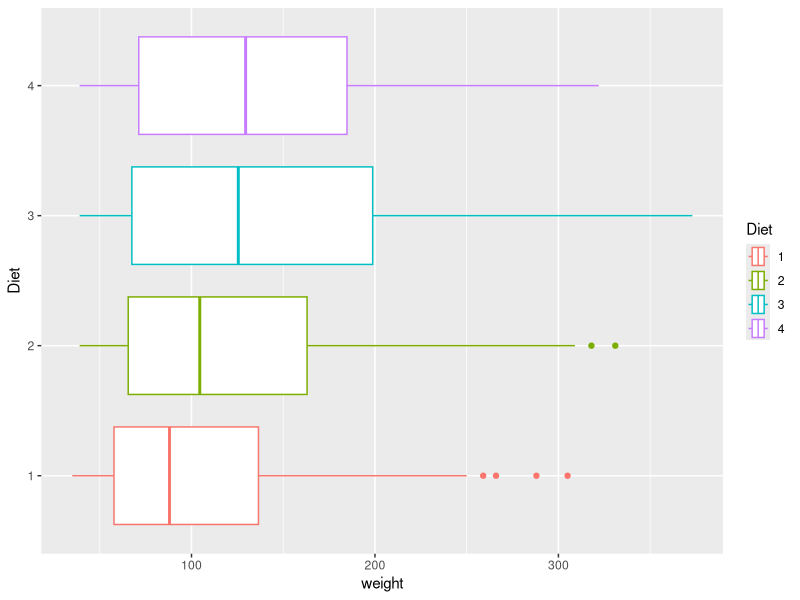
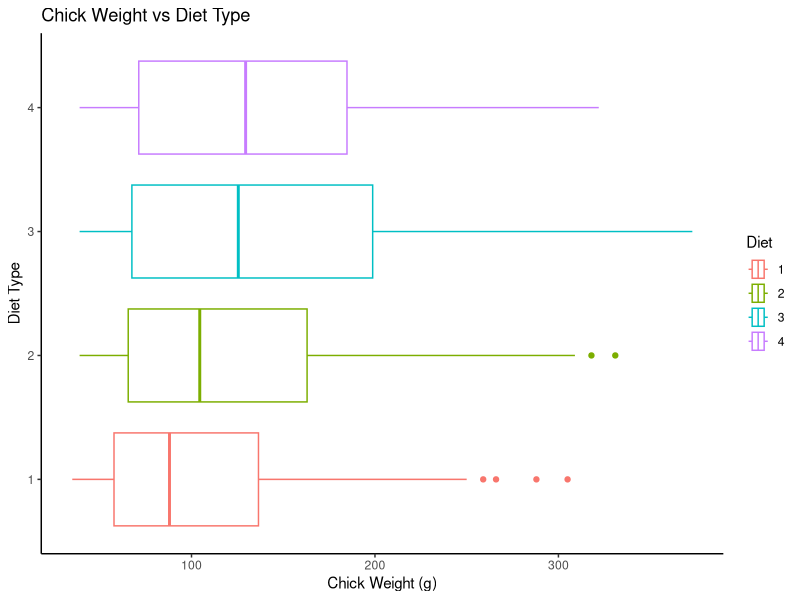
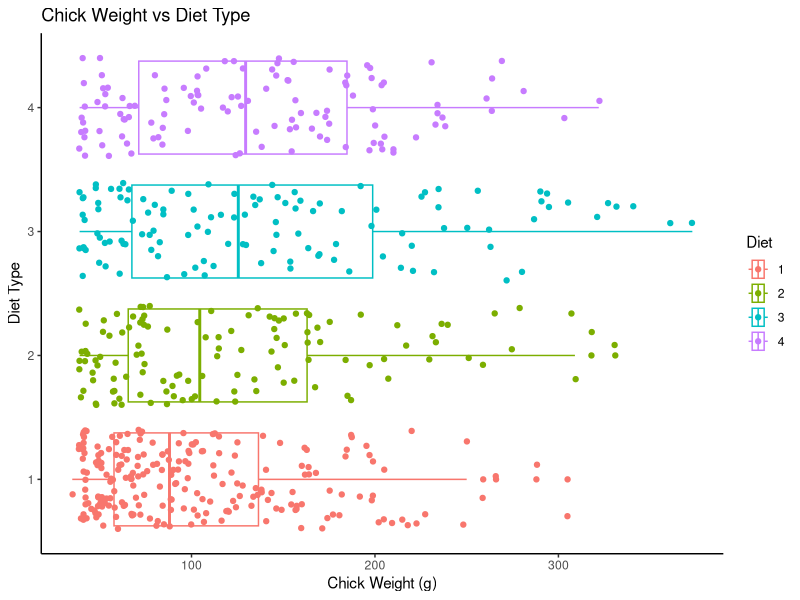
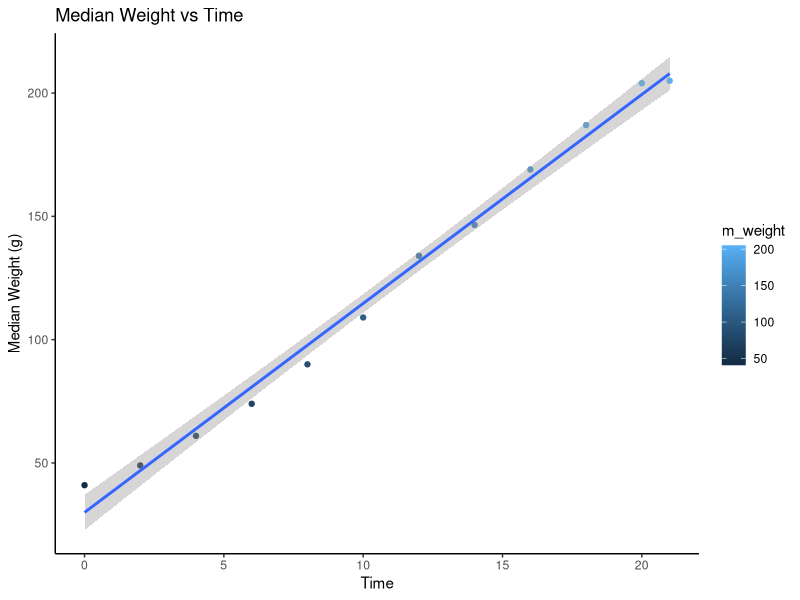
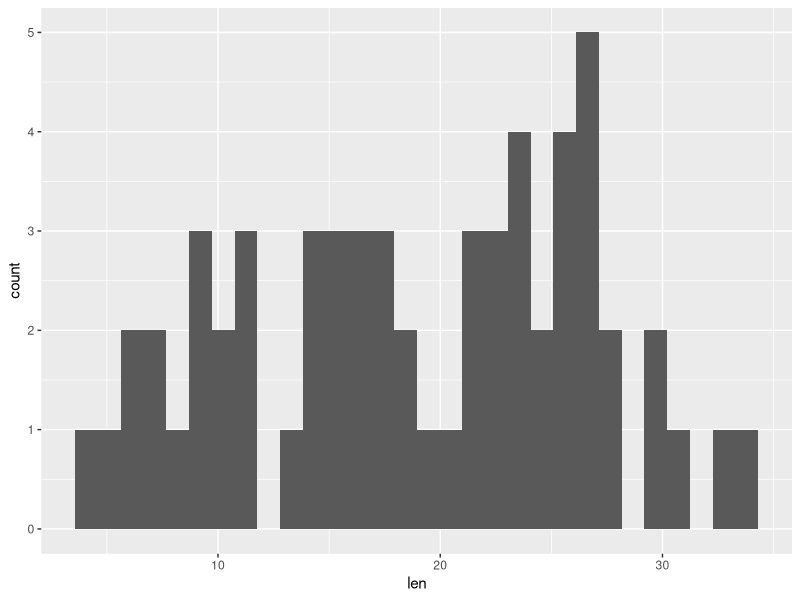
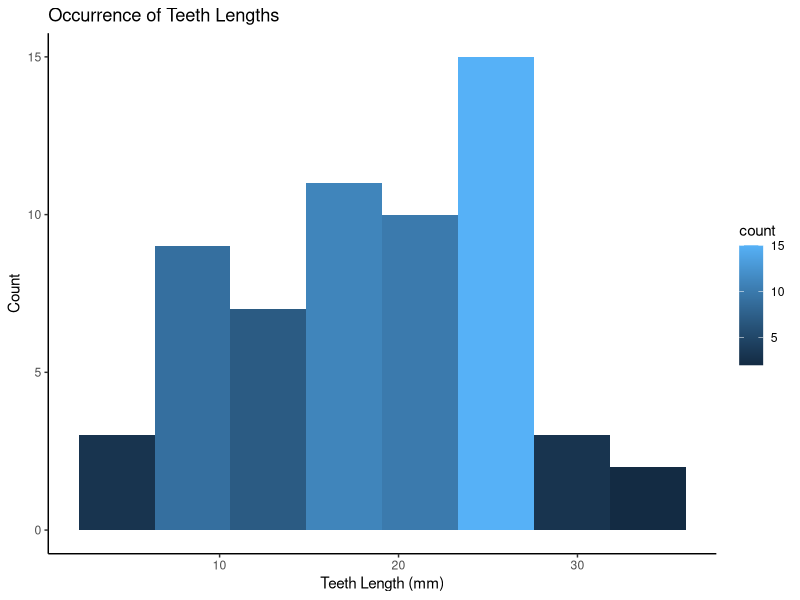
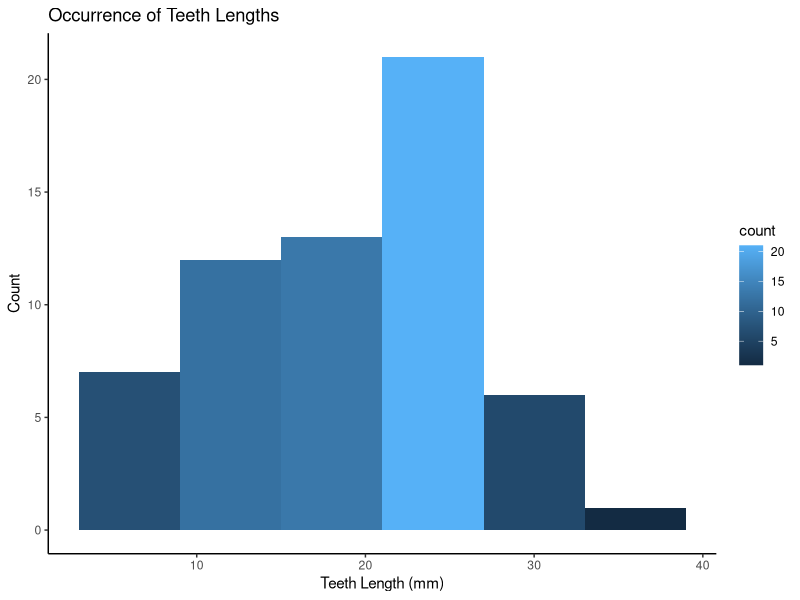
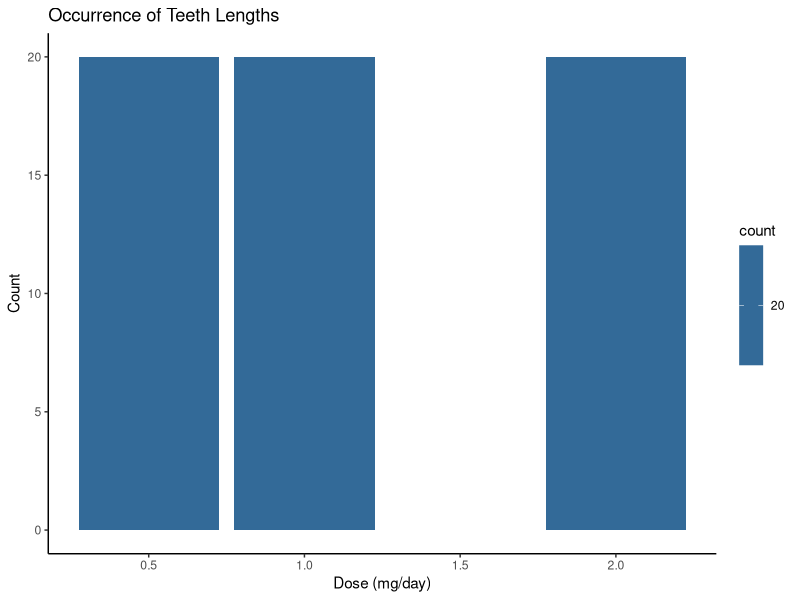

These charts were generated, in order, by the following R code: (Note: this script raises an error after producing the figures.)
setwd("R Studio")

library(tidyverse)
library(ggplot2)

################################################################################

# Question 1

# A
?ChickWeight

# The ChickWeight data frame has 578 rows and 4 columns from an experiment on
# the effect of diet on early growth of chicks.

# B
ggplot(ChickWeight, aes(x = weight, y = Diet, color = Diet)) + geom_boxplot()

# The boxplot shows us that the median weights all fall in the 100 g range, with
# diet 3 giving us the heaviest weights.

# C
ggplot(ChickWeight, aes(x = weight, y = Diet, color = Diet)) +
         geom_boxplot() +
         xlab("Chick Weight (g)") +
         ylab("Diet Type") +
         ggtitle("Chick Weight vs Diet Type") +
         theme_classic()

# Labels and axis title help to improve the interpretability of the graph, as
# well as the theme which, overall allowing for better presentation.

# D
ggplot(ChickWeight, aes(x = weight, y = Diet, color = Diet)) +
         geom_boxplot() +
         xlab("Chick Weight (g)") +
         ylab("Diet Type") +
         ggtitle("Chick Weight vs Diet Type") +
         theme_classic() +
         geom_jitter()

# The jitter function allows us to compare the distribution of weight for each
# type of diet in one parallel plot. In a boxplot, information may be lost, such
# as accurate distribution and number of observations (lower numbers may allow
# for higher medians etc.). Using geom_jitter() will allow us to see all the
# points and their rough distributions.

# E
cw_median <- ChickWeight %>%
         group_by(Time) %>% summarise(m_weight = median(weight))

ggplot(cw_median, aes(x = Time, y = m_weight, color = m_weight)) +
         geom_point() +
         geom_smooth(method = lm) +
         ylab("Median Weight (g)") +
         xlab("Time") +
         ggtitle("Median Weight vs Time") +
         theme_classic()

# The graph doesn't take into account the diet types and the effects it would
# have on the chicks' weights.

################################################################################

# Question 2

# A
?ToothGrowth

# The response is the length of odontoblasts (cells responsible for tooth
# growth) in 60 guinea pigs. Each animal received one of three dose levels of
# vitamin C (0.5, 1, and 2 mg/day) by one of two delivery methods, orange juice
# or ascorbic acid (a form of vitamin C and coded as VC).

# B
ggplot(ToothGrowth, aes(x = len)) +
         geom_histogram()

# C
# There is no clear trend, but the histogram seems to slightly resemble a
# positively skewed bell curve. The mode appears to be between 25 and 30.

# D
ggplot(ToothGrowth, aes(x = len, fill = ..count..)) +
         geom_histogram(bins = 8) +
         xlab("Teeth Length (mm)") +
         ylab("Count") +
         ggtitle("Occurrence of Teeth Lengths") +
         theme_classic()

# E
ggplot(ToothGrowth, aes(x = len, fill = ..count..)) +
         geom_histogram(bins = 8, binwidth = 6) +
         xlab("Teeth Length (mm)") +
         ylab("Count") +
         ggtitle("Occurrence of Teeth Lengths") +
         theme_classic()

# In this case, bins = 8 is pretty suitable for this data set, but for binwidth,
# a value of 6 is very suitable as it helps to show the data as a normalised
# distribution.

# There are other suitable binwidths, as long as they are not too wide or too
# granular; a suitable binwidth must be chosen so that certain values are not
# over-represented, and you get the full picture of what the data is trying to
# tell you

# F
ggplot(ToothGrowth, aes(x = dose, fill = ..count..)) +
        geom_bar() +
        xlab("Dose (mg/day)") +
        ylab("Count") +
        ggtitle("Occurrence of Teeth Lengths") +
        theme_classic()

# G
tg_median <- ToothGrowth %>%
        group_by(dose) %>% summarise(m_length = median(len))

# H
tg_median2 <- ToothGrowth %>%
        group_by(dose, supp) %>% summarise(m_length = median(len))

# I
tg_mean <- ToothGrowth %>%
        group_by(dose) %>% summarise(avg_length = mean(len))

# K
ggplot(ToothGrowth, aes(x = dose, y = len)) +
        geom_point() +
        xlab("Dose (mg/day)") +
        ylab("Tooth Length (mm)") +
        ggtitle("Tooth Length vs Dose") +
        theme_classic()

# L
# We can add jitter to the scatter plot to remedy overplotting, thus improving
# the interpretability of the plot. We can also add a trend line, which helps to
# show the affect higher doses have on tooth growth.

ggplot(ToothGrowth, aes(x = dose, y = len)) +
        geom_point() +
        geom_jitter() +
        geom_smooth() +
        xlab("Dose (mg/day)") +
        ylab("Tooth Length (mm)") +
        ggtitle("Tooth Length vs Dose") +
        theme_classic()

################################################################################

# Question 3

# A
?storms

# This data is a subset of the NOAA Atlantic hurricane database best track data,
# https://www.nhc.noaa.gov/data/#hurdat. The data includes the positions and
# attributes of 198 tropical storms, measured every six hours during the
# lifetime of a storm.

# B
ggplot(storms, aes(x = pressure, y = wind)) +
        geom_point() +
        geom_jitter() +
        xlab("Pressure (mBar)") +
        ylab("Wind (Knots)") +
        ggtitle("Wind vs Pressure") +
        theme_classic()

# We can add jitter to the scatter plot to remedy overplotting, thus improving
# the interpretability of the plot.

# C
ggplot(storms, aes(x = pressure, y = wind)) +
        geom_point() +
        geom_jitter() +
        geom_smooth(method = lm) +
        xlab("Pressure (mBar)") +
        ylab("Wind (Knots)") +
        ggtitle("Wind vs Pressure") +
        theme_classic()

# D
ggplot(storms, aes(x = long, y = lat)) +
        geom_bin2d()

# The higher counts on the density map tells us that there were more storms at
# the specific coordinates, which implies that the wind speeds in those
# coordinates are higher.

# E
ggplot(storms, aes(x = category, y = wind, color = category)) +
        geom_boxplot() +
        xlab("Category") +
        ylab("Wind (Knots)") +
        ggtitle("Wind Speed vs Category") +
        theme_classic()

# G
ggplot(storms, aes(x = month, y = pressure, color = month)) +
        geom_point() +
        geom_jitter() +
        xlab("Month") +
        ylab("Pressure (mBar)") +
        ggtitle("Variation in Pressure by Month") +
        theme_classic()

ggplot(storms, aes(x = status, y = pressure, color = status)) +
        geom_boxplot() +
        xlab("Status") +
        ylab("Pressure (mBar)") +
        ggtitle("Variation in Air Pressure by Status") +
        theme_classic()